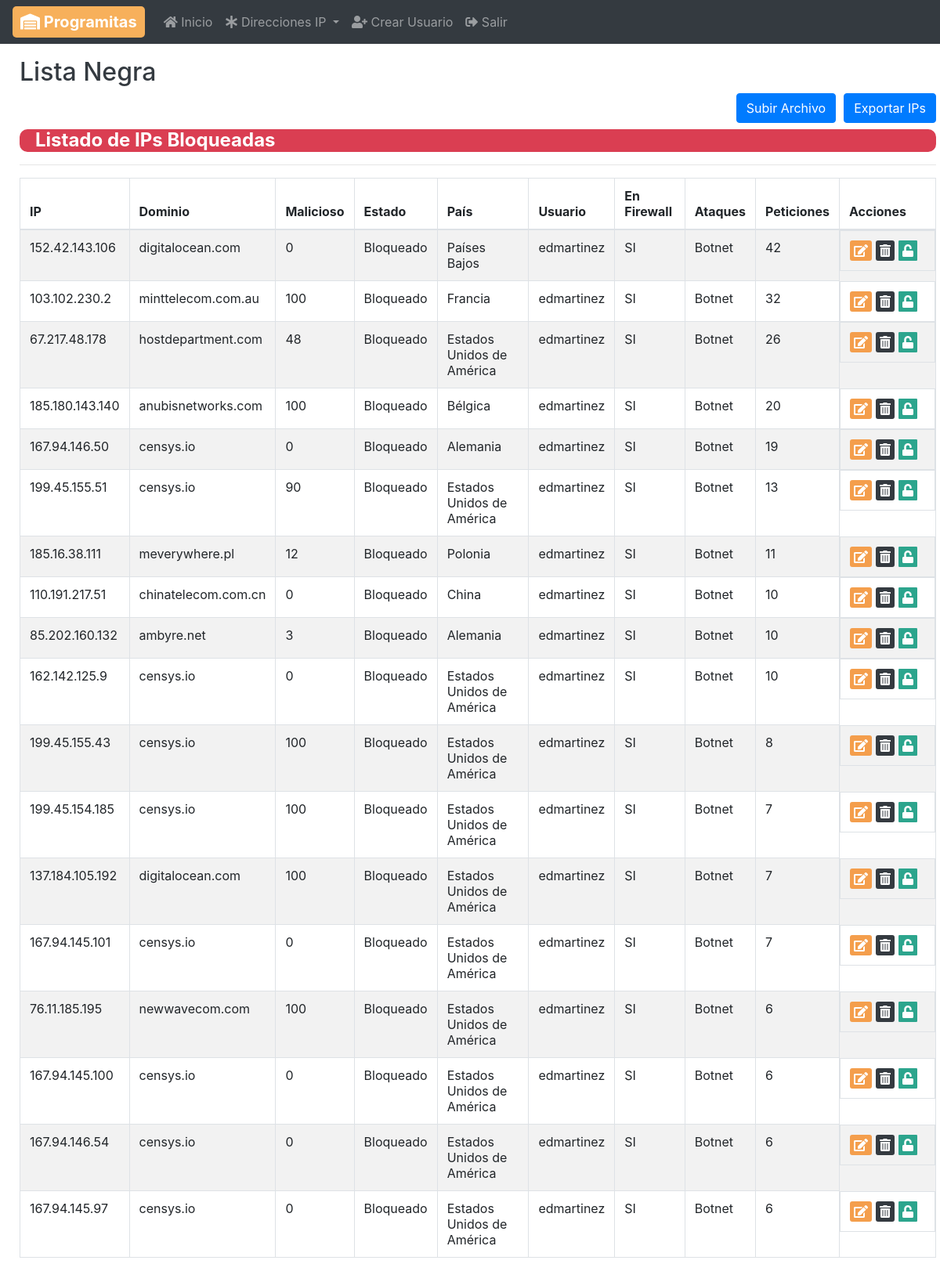
The page /listaNegra/ (signed in) on the database as committed earlier.
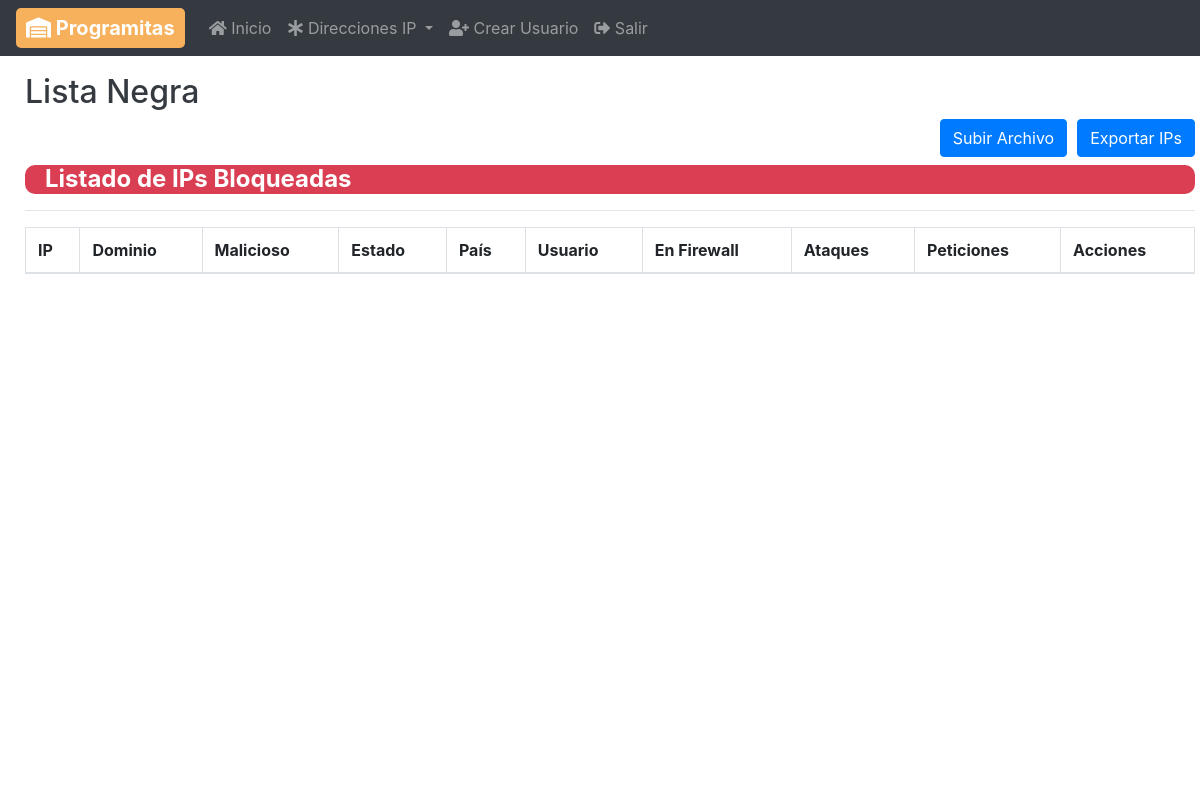
The same page on the database as committed later.
### control/models.py (models this page shows, shortened)
class Historial_IP_FW_Bloqueadas(models.Model):
    ipBloqueada = models.OneToOneField(IP, on_delete=models.CASCADE, unique=True)

class IP(models.Model):
    fw = (
        ("SI", 'SI'),
        ("NO", 'NO'),
    )
    estados = (
        ("Bloqueado","Bloqueado"),
        ("Bloqueado Temporal","Bloqueado Temporal"),
        ("Pendiente","Pendiente"),
        ("Exonerado","Exonerado"),
        ("No Bloqueado","No Bloqueado"),
        ("Nuevo","Nuevo"),
    )
    fuentes = (
        ("SOC","SOC"),
        ("Fuentes de Inteligencia","Fuentes de Inteligencia"),
        ("Pentesting","Pentesting"),
        ("Ejercicios SI","Ejercicios SI"),
        ("Desconocido","Desconocido"),
    )
    ip = models.CharField(max_length=20 , unique=True)
    estado = models.CharField(max_length=100 , choices=estados , default="Nuevo")
    malicioso = models.IntegerField(null=True)
    isp = models.CharField(max_length=100 , null=True)
    tipoUso = models.CharField(max_length=100 , null=True)
    pais = models.ForeignKey(Pais, on_delete=models.CASCADE , null=True)
    dominio = models.ForeignKey(Dominio, on_delete=models.CASCADE)
    ataques = models.CharField(max_length=100 , null=True)
    descripcion = models.CharField(max_length=500 , null=True)
    peticiones = models.IntegerField(null=True , default=0)
    firewall = models.CharField(max_length=5, choices=fw , default= "NO")
    usuario = models.CharField(max_length=100 , null=True)
    fecha = models.DateTimeField(null=True , default=datetime.now())
    fuente = models.CharField(max_length=100 , choices=fuentes , default="Desconocido")

class Dominio(models.Model):
    nomDominio = models.CharField(max_length=100, unique=True)

class Pais(models.Model):
    nombre = models.CharField(max_length=100, null=False, unique=True)
    name = models.CharField(max_length=100 , default="Desconocido")
    iso2 = models.CharField(max_length=2 , default="00")
    iso3 = models.CharField(max_length=3 , default="000")
    phonecod = models.CharField(max_length=5 , default="00000")

### control/views.py (the view)
# urls.py: path('listaNegra/', views.listaNegra, name="listaNegra"),
@login_required
def listaNegra(request):
    revisarIPsTemporales(request)
    ips = Historial_IP_FW_Bloqueadas.objects.all()
    if request.method == 'POST':
        archivo_subido = request.FILES['archivoEntrada'] #Se obtiene el archivo con nuevas IPs a bloquear
        if archivo_subido.name.endswith('.xlsx'):
            filas = iter(openpyxl.load_workbook(archivo_subido).active.iter_rows(values_only=True)) #Tomamos las filas del excel
            for fila in filas:
                i = obtenerDatosDeAbuse(fila[0])["data"] #Sacamos la data de los datos traidos por el Abuse
                objetoPais, creadoPais = Pais.objects.get_or_create(iso2=i["countryCode"]) # Creamos o traemos el pais
                objectoDominio, creadoDominio = Dominio.objects.get_or_create(nomDominio=i["domain"]) # Creamos o traemos el dominio
                objetoIp, creadoIp = IP.objects.get_or_create(ip=fila[0]
                                                              ,defaults= {'malicioso':int(i["abuseConfidenceScore"]), 'pais':objetoPais, 'estado': "Bloqueado"
                                                                          ,'dominio':objectoDominio, 'isp':i["isp"], 'tipoUso':i["usageType"] ,'usuario':request.user})
                objetoIpBloqueada, creadoIpBloqueada = Historial_IP_FW_Bloqueadas.objects.get_or_create(ipBloqueada = objetoIp)
                objetoIpBloqueada.save()   #Creamos la nueva IP y la mandamos a bloquear en lista negra
            ips = Historial_IP_FW_Bloqueadas.objects.all()
            return render(request , 'ipBloqueadas.html', {'ips': ips , 'rutaRetorno': urlencode({'rutaRetorno': request.path})}) #Actualizamos las IPs y volvemos al panel de visualización
        else:
            return render(request , 'ipBloqueadas.html', {'ips': ips , 'advertencia': 'El archivo debe tener formato .xlsx' , 'rutaRetorno': urlencode({'rutaRetorno': request.path})})
    else:
        return render(request , 'ipBloqueadas.html', {'ips': ips , 'rutaRetorno': urlencode({'rutaRetorno': request.path})})

### control/views.py (called while the page is built, shortened)
@login_required
def revisarIPsTemporales(request): # Revisa los periodos de bloqueo de cada una de las IPs establecidas con bloqueo temporal
    ipsTemporales = BloqueadasTemporales.objects.all()

### control/templates/ipBloqueadas.html (shortened to what this page needs)
{% extends 'sidebar.html' %}
{% load static %}
{% block estilos %}
<link href="{% static 'css/detector.css' %}" rel="stylesheet">
<link href="https://cdn.datatables.net/2.0.5/css/dataTables.bootstrap4.css" rel="stylesheet">
{% endblock %}
{% block content %}
<div class="container">
    <h2 style="margin-top: 15px;">Lista Negra </h2>
    <div class="accionesExternas">
      <button type="button" class="btn btn-primary mb-2" data-toggle="modal" data-target="#modalForm1">
          Subir Archivo
      </button>
      <a type="button" class="btn btn-primary mb-2" href="{% url 'exportar' tipo=2 %}">
        Exportar IPs
      </a>
    </div>
    <h4 style="background-color: #da3e52; border-radius: 10px; color: white; padding-left: 20px;"><strong>Listado de IPs Bloqueadas</strong></h4><hr>
    <table id="tabla_datos" class="table table-striped table-bordered" style="width:100%">
        <thead>
          <tr>
            <th>IP</th>
            <th>Dominio</th>
            <th>Malicioso</th>
            <th>Estado</th>
            <th>País</th>
            <th>Usuario</th>
            <th>En Firewall</th>
            <th>Ataques</th>
            <th>Peticiones</th>
            <th>Acciones</th>
          </tr>
        </thead>
        {% for ip in ips %}
        <tr>
          <td> {{ ip.ipBloqueada.ip }}</td>
          <td> {{ ip.ipBloqueada.dominio.nomDominio }}</td>
          <td> {{ ip.ipBloqueada.malicioso }}</td>
          <td> {{ ip.ipBloqueada.estado }}</td>
          <td> {{ ip.ipBloqueada.pais.nombre }}</td>
          <td> {{ ip.ipBloqueada.usuario }}</td>
          <td> {{ ip.ipBloqueada.firewall }}</td>
          <td> {{ ip.ipBloqueada.ataques }}</td>
          <td> {{ ip.ipBloqueada.peticiones }}</td>
          <td class="acciones">
            <a href="{% url 'modificar' id=ip.ipBloqueada.id rutaRetorno=rutaRetorno %}" class="modificar">
                <i class="fas fa-edit" title="Editar"></i><span class="sr-only">Editar</span>
            </a>
            <a href="{% url 'eliminar' id=ip.ipBloqueada.id rutaRetorno=rutaRetorno %}"  class="eliminada">
                <i class="fas fa-trash-alt" title="Eliminar"></i><span class="sr-only">Eliminar</span>
            </a>
            <a href="{% url 'añadirABlanca' id=ip.ipBloqueada.id rutaRetorno=rutaRetorno %}"  class="exonerar">
                <i class="fas fa-unlock" title="Exonerar"></i><span class="sr-only">Exonerar</span>
            </a>
          </td>
        </tr>
        {% endfor %}
    </table>
</div>
{% endblock %}

Rows that differ between the two databases and show on the page:
removed Historial_IP_FW_Bloqueadas: ipBloqueada.ip "152.42.143.106", ipBloqueada.dominio.nomDominio "digitalocean.com", ipBloqueada.malicioso "0", ipBloqueada.estado "Bloqueado", ipBloqueada.pais.nombre "Países Bajos", ipBloqueada.usuario "edmartinez", ipBloqueada.firewall "SI", ipBloqueada.ataques "Botnet", ipBloqueada.peticiones "42"
removed Historial_IP_FW_Bloqueadas: ipBloqueada.ip "103.102.230.2", ipBloqueada.dominio.nomDominio "minttelecom.com.au", ipBloqueada.malicioso "100", ipBloqueada.estado "Bloqueado", ipBloqueada.pais.nombre "Francia", ipBloqueada.usuario "edmartinez", ipBloqueada.firewall "SI", ipBloqueada.ataques "Botnet", ipBloqueada.peticiones "32"
removed Historial_IP_FW_Bloqueadas: ipBloqueada.ip "67.217.48.178", ipBloqueada.dominio.nomDominio "hostdepartment.com", ipBloqueada.malicioso "48", ipBloqueada.estado "Bloqueado", ipBloqueada.pais.nombre "Estados Unidos de América", ipBloqueada.usuario "edmartinez", ipBloqueada.firewall "SI", ipBloqueada.ataques "Botnet", ipBloqueada.peticiones "26"
removed Historial_IP_FW_Bloqueadas: ipBloqueada.ip "185.180.143.140", ipBloqueada.dominio.nomDominio "anubisnetworks.com", ipBloqueada.malicioso "100", ipBloqueada.estado "Bloqueado", ipBloqueada.pais.nombre "Bélgica", ipBloqueada.usuario "edmartinez", ipBloqueada.firewall "SI", ipBloqueada.ataques "Botnet", ipBloqueada.peticiones "20"
removed Historial_IP_FW_Bloqueadas: ipBloqueada.ip "167.94.146.50", ipBloqueada.dominio.nomDominio "censys.io", ipBloqueada.malicioso "0", ipBloqueada.estado "Bloqueado", ipBloqueada.pais.nombre "Alemania", ipBloqueada.usuario "edmartinez", ipBloqueada.firewall "SI", ipBloqueada.ataques "Botnet", ipBloqueada.peticiones "19"
removed Historial_IP_FW_Bloqueadas: ipBloqueada.ip "199.45.155.51", ipBloqueada.dominio.nomDominio "censys.io", ipBloqueada.malicioso "90", ipBloqueada.estado "Bloqueado", ipBloqueada.pais.nombre "Estados Unidos de América", ipBloqueada.usuario "edmartinez", ipBloqueada.firewall "SI", ipBloqueada.ataques "Botnet", ipBloqueada.peticiones "13"
removed Historial_IP_FW_Bloqueadas: ipBloqueada.ip "185.16.38.111", ipBloqueada.dominio.nomDominio "meverywhere.pl", ipBloqueada.malicioso "12", ipBloqueada.estado "Bloqueado", ipBloqueada.pais.nombre "Polonia", ipBloqueada.usuario "edmartinez", ipBloqueada.firewall "SI", ipBloqueada.ataques "Botnet", ipBloqueada.peticiones "11"
removed Historial_IP_FW_Bloqueadas: ipBloqueada.ip "110.191.217.51", ipBloqueada.dominio.nomDominio "chinatelecom.com.cn", ipBloqueada.malicioso "0", ipBloqueada.estado "Bloqueado", ipBloqueada.pais.nombre "China", ipBloqueada.usuario "edmartinez", ipBloqueada.firewall "SI", ipBloqueada.ataques "Botnet", ipBloqueada.peticiones "10"
removed Historial_IP_FW_Bloqueadas: ipBloqueada.ip "85.202.160.132", ipBloqueada.dominio.nomDominio "ambyre.net", ipBloqueada.malicioso "3", ipBloqueada.estado "Bloqueado", ipBloqueada.pais.nombre "Alemania", ipBloqueada.usuario "edmartinez", ipBloqueada.firewall "SI", ipBloqueada.ataques "Botnet", ipBloqueada.peticiones "10"
removed Historial_IP_FW_Bloqueadas: ipBloqueada.ip "162.142.125.9", ipBloqueada.dominio.nomDominio "censys.io", ipBloqueada.malicioso "0", ipBloqueada.estado "Bloqueado", ipBloqueada.pais.nombre "Estados Unidos de América", ipBloqueada.usuario "edmartinez", ipBloqueada.firewall "SI", ipBloqueada.ataques "Botnet", ipBloqueada.peticiones "10"
removed Historial_IP_FW_Bloqueadas: ipBloqueada.ip "199.45.155.43", ipBloqueada.dominio.nomDominio "censys.io", ipBloqueada.malicioso "100", ipBloqueada.estado "Bloqueado", ipBloqueada.pais.nombre "Estados Unidos de América", ipBloqueada.usuario "edmartinez", ipBloqueada.firewall "SI", ipBloqueada.ataques "Botnet", ipBloqueada.peticiones "8"
removed Historial_IP_FW_Bloqueadas: ipBloqueada.ip "199.45.154.185", ipBloqueada.dominio.nomDominio "censys.io", ipBloqueada.malicioso "100", ipBloqueada.estado "Bloqueado", ipBloqueada.pais.nombre "Estados Unidos de América", ipBloqueada.usuario "edmartinez", ipBloqueada.firewall "SI", ipBloqueada.ataques "Botnet", ipBloqueada.peticiones "7"
removed Historial_IP_FW_Bloqueadas: ipBloqueada.ip "137.184.105.192", ipBloqueada.dominio.nomDominio "digitalocean.com", ipBloqueada.malicioso "100", ipBloqueada.estado "Bloqueado", ipBloqueada.pais.nombre "Estados Unidos de América", ipBloqueada.usuario "edmartinez", ipBloqueada.firewall "SI", ipBloqueada.ataques "Botnet", ipBloqueada.peticiones "7"
removed Historial_IP_FW_Bloqueadas: ipBloqueada.ip "167.94.145.101", ipBloqueada.dominio.nomDominio "censys.io", ipBloqueada.malicioso "0", ipBloqueada.estado "Bloqueado", ipBloqueada.pais.nombre "Estados Unidos de América", ipBloqueada.usuario "edmartinez", ipBloqueada.firewall "SI", ipBloqueada.ataques "Botnet", ipBloqueada.peticiones "7"
removed Historial_IP_FW_Bloqueadas: ipBloqueada.ip "76.11.185.195", ipBloqueada.dominio.nomDominio "newwavecom.com", ipBloqueada.malicioso "100", ipBloqueada.estado "Bloqueado", ipBloqueada.pais.nombre "Estados Unidos de América", ipBloqueada.usuario "edmartinez", ipBloqueada.firewall "SI", ipBloqueada.ataques "Botnet", ipBloqueada.peticiones "6"
removed Historial_IP_FW_Bloqueadas: ipBloqueada.ip "167.94.145.100", ipBloqueada.dominio.nomDominio "censys.io", ipBloqueada.malicioso "0", ipBloqueada.estado "Bloqueado", ipBloqueada.pais.nombre "Estados Unidos de América", ipBloqueada.usuario "edmartinez", ipBloqueada.firewall "SI", ipBloqueada.ataques "Botnet", ipBloqueada.peticiones "6"
removed Historial_IP_FW_Bloqueadas: ipBloqueada.ip "167.94.146.54", ipBloqueada.dominio.nomDominio "censys.io", ipBloqueada.malicioso "0", ipBloqueada.estado "Bloqueado", ipBloqueada.pais.nombre "Estados Unidos de América", ipBloqueada.usuario "edmartinez", ipBloqueada.firewall "SI", ipBloqueada.ataques "Botnet", ipBloqueada.peticiones "6"
removed Historial_IP_FW_Bloqueadas: ipBloqueada.ip "167.94.145.97", ipBloqueada.dominio.nomDominio "censys.io", ipBloqueada.malicioso "0", ipBloqueada.estado "Bloqueado", ipBloqueada.pais.nombre "Estados Unidos de América", ipBloqueada.usuario "edmartinez", ipBloqueada.firewall "SI", ipBloqueada.ataques "Botnet", ipBloqueada.peticiones "6"
